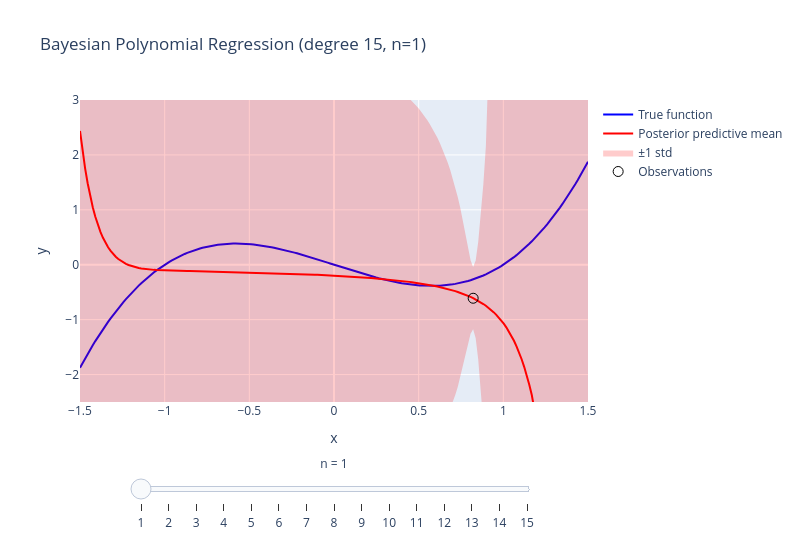

Here is the notebook cell this chart was saved with:
### Markdown cell above
## Putting It All Together

We pre-generate **15 fixed observations** of $y = f(x) = x^3 - x + \eta$. Use the slider to step from $n = 1$ to $n = 15$ observations and watch how:

- BIC selects the best polynomial degree for the current $n$,
- the **posterior predictive mean** (red) gets closer to the true function (blue),
- the **±1 std band** (shaded) shrinks as more data arrives.

Feel free to experiment with the parameters, e.g. $\sigma^2$ and $\tau^2$, $n$, or the data-generating function.

### Code cell
sigma_squared = 0.4 ** 2
tau_squared = 5.0 ** 2

X_all, y_all = data_generator(n=15)
X_plot = np.linspace(-1.5, 1.5, 200)

frames, titles = [], []

for n in range(1, len(X_all) + 1):
    X_n, y_n = X_all[:n], y_all[:n]

    d_best = model_selection(X_n, y_n, sigma_squared, tau_squared)
    Phi = design_matrix(X_n, d_best)
    beta_hat, Sigma = posterior(Phi, y_n, sigma_squared, tau_squared)
    Phi_plot = design_matrix(X_plot, d_best)
    y_mean, y_std = posterior_predictive(Phi_plot, beta_hat, Sigma, sigma_squared)

    title = f"Bayesian Polynomial Regression (degree {d_best}, n={n})"
    titles.append(title)
    frames.append(make_frame(n, X_plot, X_n, y_n, y_mean, y_std, title))

fig = make_slider_fig(frames, titles)
fig.show()

### Figure 1 — Plotly figure (JSON) as saved in the notebook; plotly's stock layout.template omitted (floating-point values rounded to 4 significant figures; data arrays with more than 128 entries replaced by an {"elided": "..."} marker saying what was removed)
{"data": [{"line": {"color": "blue"}, "mode": "lines", "name": "True function", "x": {"elided": "200 float values"}, "y": {"elided": "200 float values"}, "type": "scatter"}, {"line": {"color": "red"}, "mode": "lines", "name": "Posterior predictive mean", "x": {"elided": "200 float values"}, "y": {"elided": "200 float values"}, "type": "scatter"}, {"fill": "toself", "fillcolor": "rgba(255, 0, 0, 0.2)", "line": {"color": "rgba(255, 255, 255, 0)"}, "name": "±1 std", "x": {"elided": "400 float values"}, "y": {"elided": "400 float values"}, "type": "scatter"}, {"marker": {"color": "black", "size": 10, "symbol": "circle-open"}, "mode": "markers", "name": "Observations", "x": [0.8219], "y": [-0.6104], "type": "scatter"}], "layout": {"height": 550, "sliders": [{"active": 0, "currentvalue": {"prefix": "n = ", "visible": true, "xanchor": "center"}, "len": 0.8, "pad": {"b": 10, "t": 50}, "steps": [{"args": [["1"], {"frame": {"duration": 0, "redraw": true}, "mode": "immediate"}], "label": "1", "method": "animate"}, {"args": [["2"], {"frame": {"duration": 0, "redraw": true}, "mode": "immediate"}], "label": "2", "method": "animate"}, {"args": [["3"], {"frame": {"duration": 0, "redraw": true}, "mode": "immediate"}], "label": "3", "method": "animate"}, {"args": [["4"], {"frame": {"duration": 0, "redraw": true}, "mode": "immediate"}], "label": "4", "method": "animate"}, {"args": [["5"], {"frame": {"duration": 0, "redraw": true}, "mode": "immediate"}], "label": "5", "method": "animate"}, {"args": [["6"], {"frame": {"duration": 0, "redraw": true}, "mode": "immediate"}], "label": "6", "method": "animate"}, {"args": [["7"], {"frame": {"duration": 0, "redraw": true}, "mode": "immediate"}], "label": "7", "method": "animate"}, {"args": [["8"], {"frame": {"duration": 0, "redraw": true}, "mode": "immediate"}], "label": "8", "method": "animate"}, {"args": [["9"], {"frame": {"duration": 0, "redraw": true}, "mode": "immediate"}], "label": "9", "method": "animate"}, {"args": [["10"], {"frame": {"duration": 0, "redraw": true}, "mode": "immediate"}], "label": "10", "method": "animate"}, {"args": [["11"], {"frame": {"duration": 0, "redraw": true}, "mode": "immediate"}], "label": "11", "method": "animate"}, {"args": [["12"], {"frame": {"duration": 0, "redraw": true}, "mode": "immediate"}], "label": "12", "method": "animate"}, {"args": [["13"], {"frame": {"duration": 0, "redraw": true}, "mode": "immediate"}], "label": "13", "method": "animate"}, {"args": [["14"], {"frame": {"duration": 0, "redraw": true}, "mode": "immediate"}], "label": "14", "method": "animate"}, {"args": [["15"], {"frame": {"duration": 0, "redraw": true}, "mode": "immediate"}], "label": "15", "method": "animate"}], "x": 0.1, "xanchor": "left", "yanchor": "top"}], "title": {"text": "Bayesian Polynomial Regression (degree 15, n=1)"}, "width": 800, "xaxis": {"title": {"text": "x"}}, "yaxis": {"range": [-2.5, 3.0], "title": {"text": "y"}}}}
